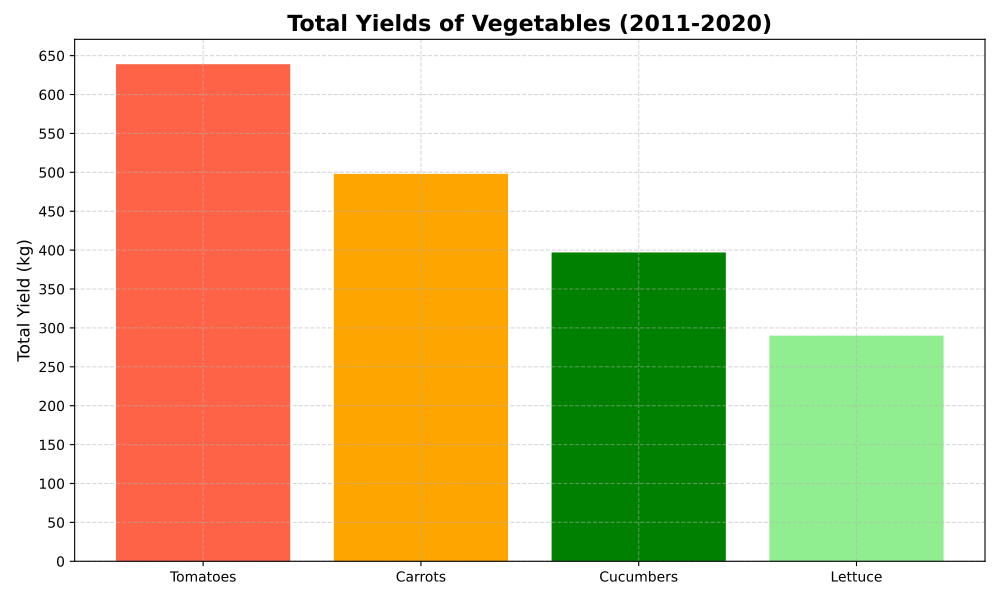

Write the Python code that produced this figure.
import matplotlib.pyplot as plt
import numpy as np

# Yields of different vegetables in kilograms
tomatoes = np.array([50, 55, 60, 58, 62, 64, 65, 70, 75, 80])
carrots = np.array([40, 42, 45, 47, 49, 52, 50, 55, 58, 60])
cucumbers = np.array([30, 32, 35, 37, 38, 40, 42, 45, 48, 50])
lettuce = np.array([20, 22, 24, 26, 28, 30, 32, 34, 36, 38])

# Calculate total yields
total_yields = {
    'Tomatoes': np.sum(tomatoes),
    'Carrots': np.sum(carrots),
    'Cucumbers': np.sum(cucumbers),
    'Lettuce': np.sum(lettuce)
}

# Sort data in descending order
sorted_vegetables = sorted(total_yields.items(), key=lambda item: item[1], reverse=True)

# Unpack sorted vegetables and their yields
vegetable_names, sorted_totals = zip(*sorted_vegetables)

# Setup the main plot
fig, ax = plt.subplots(figsize=(10, 6))

# Bar chart for sorted vegetable yields
ax.bar(vegetable_names, sorted_totals, color=['tomato', 'orange', 'green', 'lightgreen'])

# Titles and labels
ax.set_title('Total Yields of Vegetables (2011-2020)', fontsize=16, fontweight='bold')
ax.set_ylabel('Total Yield (kg)', fontsize=12)
ax.set_xticks(range(len(vegetable_names)))
ax.set_yticks(np.arange(0, 700, 50))
ax.grid(True, linestyle='--', alpha=0.5)

# Adjust the layout
plt.tight_layout()

# Display the plot
plt.show()
